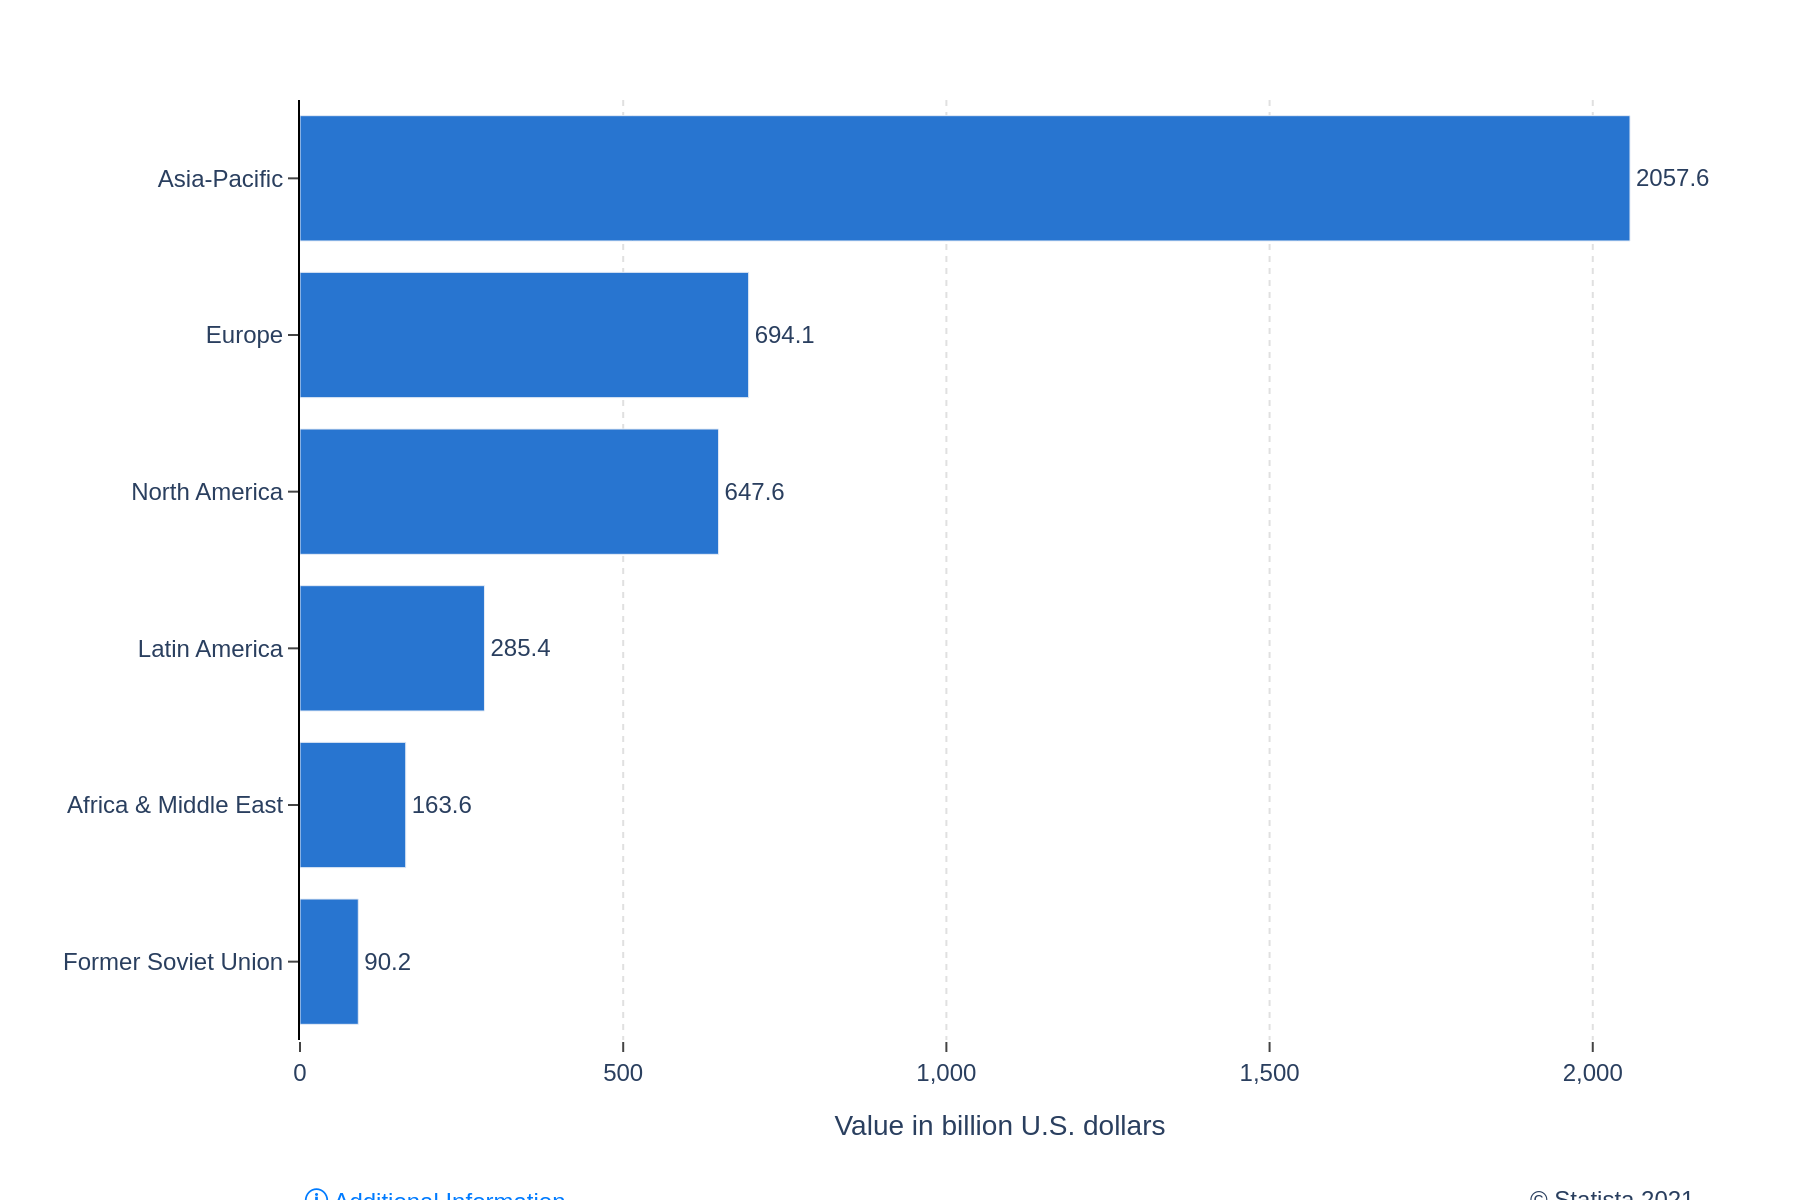

Reproduce this figure in Python.
import sys
import json
import pathlib
import plotly.graph_objects as go

# Check for command-line argument
if len(sys.argv) != 2:
    print("Usage: python generate_chart.py <json_file_path>")
    sys.exit(1)

# Get the JSON file path from the command-line argument
json_file_path = pathlib.Path(sys.argv[1])

# Read the JSON data
try:
    with open(json_file_path, 'r', encoding='utf-8') as f:
        chart_data = json.load(f)
except FileNotFoundError:
    print(f"Error: The file {json_file_path} was not found.")
    sys.exit(1)
except json.JSONDecodeError:
    print(f"Error: The file {json_file_path} is not a valid JSON file.")
    sys.exit(1)

# Extract data and texts from the JSON object
data_series = chart_data.get('chart_data', [])
texts = chart_data.get('texts', {})
colors = chart_data.get('colors', [])

# Prepare data for Plotly
categories = [item['category'] for item in data_series]
values = [item['value'] for item in data_series]

# Create the figure
fig = go.Figure()

# Add the bar trace
fig.add_trace(go.Bar(
    x=values,
    y=categories,
    orientation='h',
    marker=dict(color=colors[0]),
    text=[f'{v:.1f}' for v in values],
    textposition='outside',
    cliponaxis=False,
    insidetextanchor='start' # Not strictly needed but can help with positioning
))

# Update layout
fig.update_layout(
    font=dict(family="Arial", size=12),
    plot_bgcolor='white',
    paper_bgcolor='white',
    showlegend=False,
    margin=dict(l=150, r=50, t=50, b=80),
    xaxis=dict(
        title=texts.get('x_axis_title'),
        showgrid=True,
        gridcolor='#E0E0E0',
        gridwidth=1,
        griddash='dot',
        zeroline=False,
        showline=False,
        tickformat=',.0f',
        ticks='outside'
    ),
    yaxis=dict(
        autorange="reversed",
        showgrid=False,
        showline=True,
        linecolor='black',
        linewidth=1,
        ticks='outside',
        ticklen=5
    )
)

# Add source and note annotations
if texts.get('note'):
    fig.add_annotation(
        text=f"<b>ⓘ</b> {texts['note']}",
        align='left',
        showarrow=False,
        xref='paper',
        yref='paper',
        x=0,
        y=-0.15,
        xanchor='left',
        yanchor='top',
        font=dict(color="#007bff")
    )

if texts.get('source'):
    fig.add_annotation(
        text=texts['source'],
        align='right',
        showarrow=False,
        xref='paper',
        yref='paper',
        x=1,
        y=-0.15,
        xanchor='right',
        yanchor='top'
    )

# Determine output filename and save the image
output_filename = json_file_path.with_suffix('.png')
fig.write_image(output_filename, scale=2, width=900, height=600)

print(f"Chart saved to {output_filename}")
